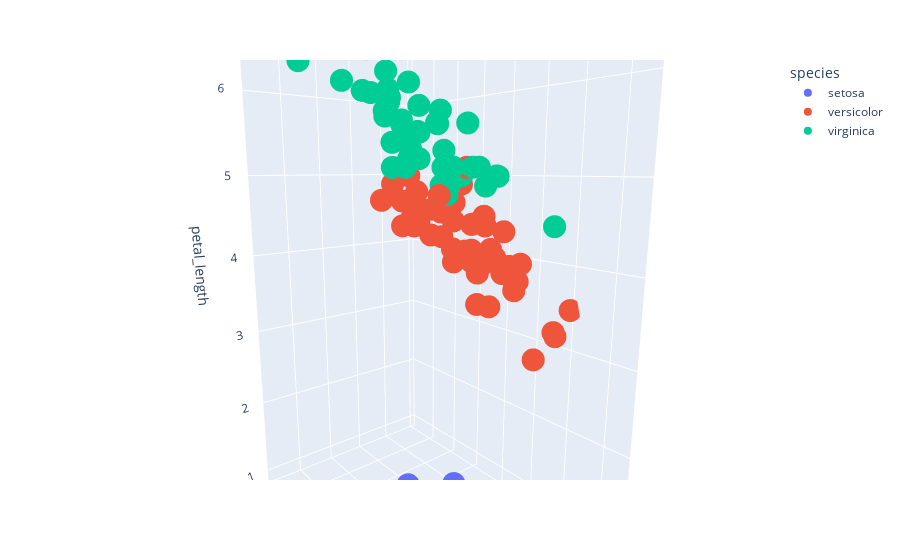

Here is the notebook cell this chart was saved with:
### Code cell
import plotly.express as px
df=px.data.iris()
fig=px.scatter_3d(df,x='sepal_length', y='sepal_width', z='petal_length', color="species")
fig.show()

### Figure 1 — Plotly figure (JSON) as saved in the notebook; plotly's stock layout.template omitted (floating-point values rounded to 4 significant figures)
{"data": [{"hovertemplate": "species=setosa<br>sepal_length=%{x}<br>sepal_width=%{y}<br>petal_length=%{z}<extra></extra>", "legendgroup": "setosa", "marker": {"color": "#636efa", "symbol": "circle"}, "mode": "markers", "name": "setosa", "scene": "scene", "showlegend": true, "type": "scatter3d", "x": [5.1, 4.9, 4.7, 4.6, 5, 5.4, 4.6, 5, 4.4, 4.9, 5.4, 4.8, 4.8, 4.3, 5.8, 5.7, 5.4, 5.1, 5.7, 5.1, 5.4, 5.1, 4.6, 5.1, 4.8, 5, 5, 5.2, 5.2, 4.7, 4.8, 5.4, 5.2, 5.5, 4.9, 5, 5.5, 4.9, 4.4, 5.1, 5, 4.5, 4.4, 5, 5.1, 4.8, 5.1, 4.6, 5.3, 5], "y": [3.5, 3, 3.2, 3.1, 3.6, 3.9, 3.4, 3.4, 2.9, 3.1, 3.7, 3.4, 3, 3, 4, 4.4, 3.9, 3.5, 3.8, 3.8, 3.4, 3.7, 3.6, 3.3, 3.4, 3, 3.4, 3.5, 3.4, 3.2, 3.1, 3.4, 4.1, 4.2, 3.1, 3.2, 3.5, 3.1, 3, 3.4, 3.5, 2.3, 3.2, 3.5, 3.8, 3, 3.8, 3.2, 3.7, 3.3], "z": [1.4, 1.4, 1.3, 1.5, 1.4, 1.7, 1.4, 1.5, 1.4, 1.5, 1.5, 1.6, 1.4, 1.1, 1.2, 1.5, 1.3, 1.4, 1.7, 1.5, 1.7, 1.5, 1, 1.7, 1.9, 1.6, 1.6, 1.5, 1.4, 1.6, 1.6, 1.5, 1.5, 1.4, 1.5, 1.2, 1.3, 1.5, 1.3, 1.5, 1.3, 1.3, 1.3, 1.6, 1.9, 1.4, 1.6, 1.4, 1.5, 1.4]}, {"hovertemplate": "species=versicolor<br>sepal_length=%{x}<br>sepal_width=%{y}<br>petal_length=%{z}<extra></extra>", "legendgroup": "versicolor", "marker": {"color": "#EF553B", "symbol": "circle"}, "mode": "markers", "name": "versicolor", "scene": "scene", "showlegend": true, "type": "scatter3d", "x": [7, 6.4, 6.9, 5.5, 6.5, 5.7, 6.3, 4.9, 6.6, 5.2, 5, 5.9, 6, 6.1, 5.6, 6.7, 5.6, 5.8, 6.2, 5.6, 5.9, 6.1, 6.3, 6.1, 6.4, 6.6, 6.8, 6.7, 6, 5.7, 5.5, 5.5, 5.8, 6, 5.4, 6, 6.7, 6.3, 5.6, 5.5, 5.5, 6.1, 5.8, 5, 5.6, 5.7, 5.7, 6.2, 5.1, 5.7], "y": [3.2, 3.2, 3.1, 2.3, 2.8, 2.8, 3.3, 2.4, 2.9, 2.7, 2, 3, 2.2, 2.9, 2.9, 3.1, 3, 2.7, 2.2, 2.5, 3.2, 2.8, 2.5, 2.8, 2.9, 3, 2.8, 3, 2.9, 2.6, 2.4, 2.4, 2.7, 2.7, 3, 3.4, 3.1, 2.3, 3, 2.5, 2.6, 3, 2.6, 2.3, 2.7, 3, 2.9, 2.9, 2.5, 2.8], "z": [4.7, 4.5, 4.9, 4, 4.6, 4.5, 4.7, 3.3, 4.6, 3.9, 3.5, 4.2, 4, 4.7, 3.6, 4.4, 4.5, 4.1, 4.5, 3.9, 4.8, 4, 4.9, 4.7, 4.3, 4.4, 4.8, 5, 4.5, 3.5, 3.8, 3.7, 3.9, 5.1, 4.5, 4.5, 4.7, 4.4, 4.1, 4, 4.4, 4.6, 4, 3.3, 4.2, 4.2, 4.2, 4.3, 3, 4.1]}, {"hovertemplate": "species=virginica<br>sepal_length=%{x}<br>sepal_width=%{y}<br>petal_length=%{z}<extra></extra>", "legendgroup": "virginica", "marker": {"color": "#00cc96", "symbol": "circle"}, "mode": "markers", "name": "virginica", "scene": "scene", "showlegend": true, "type": "scatter3d", "x": [6.3, 5.8, 7.1, 6.3, 6.5, 7.6, 4.9, 7.3, 6.7, 7.2, 6.5, 6.4, 6.8, 5.7, 5.8, 6.4, 6.5, 7.7, 7.7, 6, 6.9, 5.6, 7.7, 6.3, 6.7, 7.2, 6.2, 6.1, 6.4, 7.2, 7.4, 7.9, 6.4, 6.3, 6.1, 7.7, 6.3, 6.4, 6, 6.9, 6.7, 6.9, 5.8, 6.8, 6.7, 6.7, 6.3, 6.5, 6.2, 5.9], "y": [3.3, 2.7, 3, 2.9, 3, 3, 2.5, 2.9, 2.5, 3.6, 3.2, 2.7, 3, 2.5, 2.8, 3.2, 3, 3.8, 2.6, 2.2, 3.2, 2.8, 2.8, 2.7, 3.3, 3.2, 2.8, 3, 2.8, 3, 2.8, 3.8, 2.8, 2.8, 2.6, 3, 3.4, 3.1, 3, 3.1, 3.1, 3.1, 2.7, 3.2, 3.3, 3, 2.5, 3, 3.4, 3], "z": [6, 5.1, 5.9, 5.6, 5.8, 6.6, 4.5, 6.3, 5.8, 6.1, 5.1, 5.3, 5.5, 5, 5.1, 5.3, 5.5, 6.7, 6.9, 5, 5.7, 4.9, 6.7, 4.9, 5.7, 6, 4.8, 4.9, 5.6, 5.8, 6.1, 6.4, 5.6, 5.1, 5.6, 6.1, 5.6, 5.5, 4.8, 5.4, 5.6, 5.1, 5.1, 5.9, 5.7, 5.2, 5, 5.2, 5.4, 5.1]}], "layout": {"autosize": true, "legend": {"title": {"text": "species"}, "tracegroupgap": 0}, "margin": {"t": 60}, "scene": {"aspectmode": "auto", "aspectratio": {"x": 0.9709, "y": 0.6473, "z": 1.591}, "camera": {"center": {"x": 0, "y": 0, "z": 0}, "eye": {"x": -1.112, "y": 0.9112, "z": 0.2843}, "projection": {"type": "perspective"}, "up": {"x": 0, "y": 0, "z": 1}}, "domain": {"x": [0, 1], "y": [0, 1]}, "xaxis": {"title": {"text": "sepal_length"}, "type": "linear"}, "yaxis": {"title": {"text": "sepal_width"}, "type": "linear"}, "zaxis": {"title": {"text": "petal_length"}, "type": "linear"}}}}
